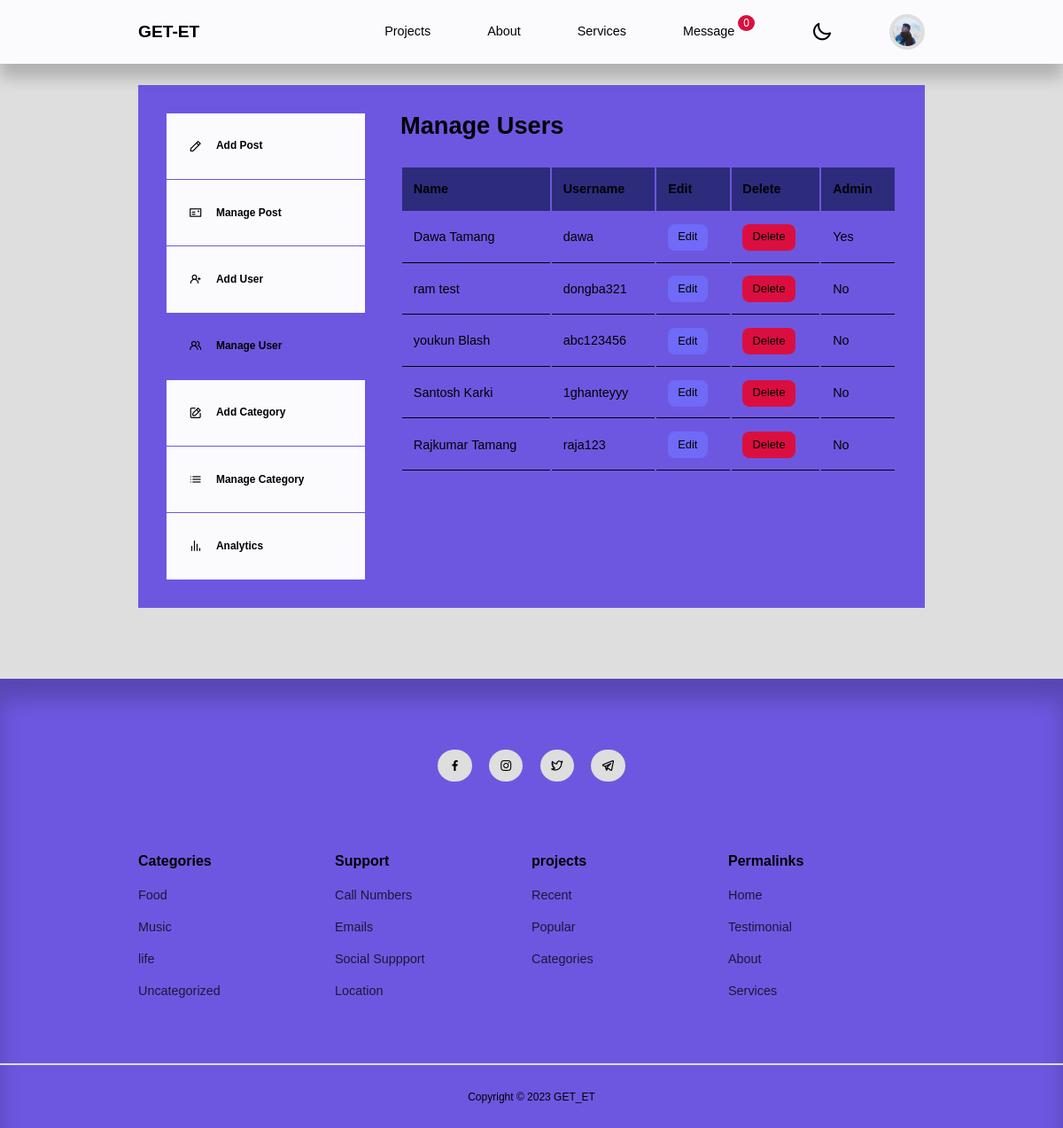
/admin/manage-user.php (signed in), run on the app's committed database.
### tables this page shows
CREATE TABLE `users` (
  `id` int(11) UNSIGNED NOT NULL,
  `firstname` varchar(50) NOT NULL,
  `lastname` varchar(50) NOT NULL,
  `username` varchar(50) NOT NULL,
  `email` varchar(100) NOT NULL,
  `password` varchar(255) NOT NULL,
  `avatar` varchar(255) NOT NULL,
  `is_admin` tinyint(1) NOT NULL,
  `foldername` varchar(255) NOT NULL,
  `status` tinyint(1) UNSIGNED NOT NULL DEFAULT 0,
  `verify_token` varchar(255) NOT NULL,
  `register_date` timestamp NOT NULL DEFAULT current_timestamp()
);

CREATE TABLE `categories` (
  `id` int(11) UNSIGNED NOT NULL,
  `title` varchar(50) NOT NULL,
  `description` varchar(10000) NOT NULL,
  `lock_category` tinyint(4) NOT NULL DEFAULT 0,
  `date_time` timestamp NOT NULL DEFAULT current_timestamp()
);

### admin/partials/header.php (called while the page is built, shortened)
<?php
 require '../partials/header.php';
?>

### admin/manage-user.php (the view, shortened to what this page needs)
<?php
 include 'partials/header.php';
 $current_admin_id = $_SESSION['user-id'];
 $query = " SELECT * FROM users WHERE NOT id=$current_admin_id AND status=0";
 $users = mysqli_query($connection, $query);
 ?>
    <section class="dashboard">
        <div class="container dashboard__container">
            <aside>
                <ul>
                    <li>
                        <a href="add-post.php"><i   class="uil uil-pen"></i>
                        <h5>Add Post</h5></a>
                    </li>
                    <li>
                        <a href="index.php"><i class="uil uil-postcard"></i>
                        <h5>Manage Post</h5></a>
                    </li>
                    <?php
                            if(isset($_SESSION['user_is_admin'])) :
                        ?>
                    <li>
                        <a href="add-user.php"><i class="uil uil-user-plus"></i>
                        <h5>Add User</h5></a>
                    </li>
                    <li>
                        <a href="manage-user.php"  class="active"><i class="uil uil-users-alt"></i>
                        <h5>Manage User</h5></a>
                    </li>
                    <li>
                        <a href="add-category.php"><i class="uil uil-edit"></i>
                        <h5>Add Category</h5></a>
                    </li>
                    <li>
                        <a href="manage-categories.php"><i class="uil uil-list-ul"></i>
                        <h5>Manage Category</h5></a>
                    </li>
                    <li>
                        <a href="analysis.php"><i class="uil uil-analytics"></i>
                        <h5>Analytics</h5></a>
                    </li>
                    <?php endif ?>
                </ul>
            </aside>
            <main>
                <h2>Manage Users</h2>
                <?php if(mysqli_num_rows($users) > 0) : ?>
                <table>
                    <thead>
                        <tr>
                            <th>Name</th>
                            <th>Username</th>
                            <th>Edit</th>
                            <th>Delete</th>
                            <th>Admin</th>
                        </tr>
                    </thead>
                    <tbody>
                        <?php while($user = mysqli_fetch_assoc($users)) : ?>
                        <tr>
                            <td><?= "{$user['firstname']} {$user['lastname']}" ?></td>
                            <td><?= $user['username'] ?></td>
                            <td>
                                <?php $id = base64_encode($user['id']); ?>
                                <a href="<?= ROOT_URL ?>admin/edit-user.php?id=<?=$id?>" class="btn sm">Edit</a>
                            </td>
                            <td>
                                <a href="<?= ROOT_URL ?>admin/delete-user.php?id=<?= $user['id'] ?>" class="btn sm danger" onclick="return confirmDelete()">Delete</a>
                            </td>
                            <td>
                                <?= $user['is_admin'] ? "Yes" : "No" ?>
                            </td>
                        </tr>
                        <?php endwhile ?>
                    </tbody>
                </table>
                <?php else : ?>
                    <div class="alert__message error">
                        <?= "No users found" ?>
                    </div>
                <?php endif ?>
            </main>
        </div>
    </section>
<?php
 include '../partials/footer.php';
 ?>

### partials/header.php (shortened to what this page needs)
<?php
require 'config/database.php';
if(isset($_SESSION['user-id'])) {
    $id = filter_var($_SESSION['user-id'], FILTER_SANITIZE_NUMBER_INT);
    $query = "SELECT avatar, foldername FROM users WHERE id=$id";
    $result = mysqli_query($connection, $query);
    $avatar = mysqli_fetch_assoc($result);
}
?>
<!DOCTYPE html>
<html lang="en">
<head>
    <link rel="stylesheet" href="https://unicons.iconscout.com/release/v4.0.8/css/line.css">
    <link rel="stylesheet" href="<?= ROOT_URL ?>css/style.css">
    <link rel="stylesheet" href="<?= ROOT_URL ?>css/mode.css">
    <link rel="stylesheet" href="https://cdnjs.cloudflare.com/ajax/libs/font-awesome/4.7.0/css/font-awesome.min.css" />
</head>
<body>
    <nav>
        <div class="container nav__container">
            <a href="<?= ROOT_URL ?>" class="nav__logo">GET-ET</a>
            <ul class="nav__items">
                <li><a href="<?= ROOT_URL ?>projects.php">Projects</a></li>
                <li><a href="<?= ROOT_URL ?>about.php">About</a></li>
                <li><a href="<?= ROOT_URL ?>services.php">Services</a></li>
                <?php if(isset($_SESSION['user_is_admin'])) :?>
                <li>
                    <?php
                        $query = mysqli_query($connection,"SELECT * FROM message WHERE is_shown=0");
                        $count = mysqli_num_rows($query);
                    ?>
                    <a href="<?= ROOT_URL ?>message.php">Message <span id="notification__bar"><?=$count?></span>
                    </a>
                </li>
                <?php endif ?>
                <li class="nav_btn">
                    <i class="uil uil-moon" id="theme-button"></i>
                </li>
                <?php if(isset($_SESSION['user-id'])) :?>
                    <li class="nav__profile">
                        <div class="avatar">
                            <img src="<?= ROOT_URL . 'users/' . $avatar['foldername'] . '/images/' .  $avatar['avatar'] ?>" alt="">
                        </div>
                    </li>
                <?php else : ?>
                <li><a href="<?= ROOT_URL ?>signin.php">Signin</a></li>
                <?php endif ?>
            </ul>
        </div>
    </nav>

### partials/footer.php (shortened to what this page needs)
<footer>
    <div class="footer__socials">
        <a href="" target="_blank"><i class="uil uil-facebook-f"></i></a>
        <a href=""  target="_blank"><i class="uil uil-instagram"></i></a>
        <a href="" target="_blank"><i class="uil uil-twitter-alt"></i></a>
        <a href="" target="_blank"><i class="uil uil-telegram-alt"></i></a>
    </div>
    <div class="container footer__container">
        <article>
            <h4>Categories</h4>
            <?php
                $query = mysqli_query($connection,"SELECT * FROM categories ORDER BY date_time DESC
                LIMIT 4");
             ?>
            <ul>
           <?php while ($get = mysqli_fetch_assoc($query)) :?>
            <?php
                $id =  $get['id'];
                $encrypted_id = base64_encode($id);
                $urll = ROOT_URL . 'category-posts.php?id=' . $encrypted_id;
            ?>
                <li><a href="<?=$urll?>"><?=$get['title']?></a></li>
                <?php endwhile;?>
            </ul>
        </article>
        <article>
            <h4>Support</h4>
            <ul>
                <li><a href="<?=ROOT_URL?>location.php">Call Numbers</a></li>
                <li><a href="<?=ROOT_URL?>location.php">Emails</a></li>
                <li><a href="<?=ROOT_URL?>location.php">Social Suppport</a></li>
                <li><a href="<?=ROOT_URL?>location.php">Location</a></li>
            </ul>
        </article>
        <article>
            <h4>projects</h4>
            <ul>
                <li><a href="">Recent</a></li>
                <li><a href="">Popular</a></li>
                <li><a href="">Categories</a></li>
            </ul>
        </article>
        <article>
            <h4>Permalinks</h4>
            <ul>
                <li><a href="<?=ROOT_URL?>index.php">Home</a></li>
                <li><a href="<?=ROOT_URL?>testimonial.php">Testimonial</a></li>
                <li><a href="<?=ROOT_URL?>about.php">About</a></li>
                <li><a href="<?=ROOT_URL?>services.php">Services</a></li>
            </ul>
        </article>
    </div>
    <div class="footer__copyright">
        <small>Copyright &copy; 2023 GET_ET</small>
    </div>
</footer>
</body>
</html>

### data on the page
users: foldername+avatar (picture)
users: firstname "Dawa", lastname "Tamang", username "dawa", is_admin "Yes"
users: firstname "ram", lastname "test", username "dongba321", is_admin "No"
users: firstname "youkun", lastname "Blash", username "abc123456", is_admin "No"
users: firstname "Santosh", lastname "Karki", username "1ghanteyyy", is_admin "No"
users: firstname "Rajkumar", lastname "Tamang", username "raja123", is_admin "No"
categories: title "Food"
categories: title "Music"
categories: title "life"
categories: title "Uncategorized"

### other printed values
$count "0"
